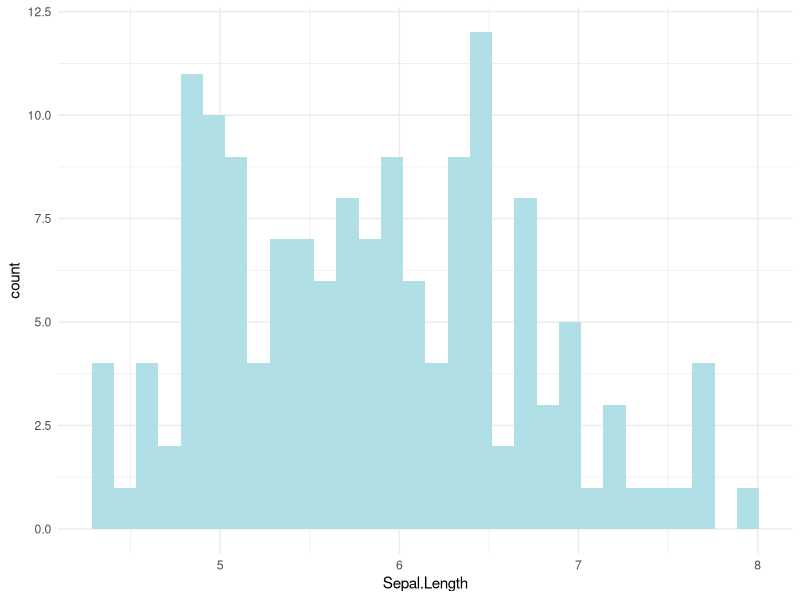

Reproduce this figure in R.
## ---- chunk 1
knitr::opts_chunk$set(echo = TRUE)
library(tidyverse)
## ---- chunk 2
col <- colors()
colors()
## ---- chunk 3
ggplot(iris, aes(x=Sepal.Length)) +
  geom_histogram(fill=col[546]) +
  theme_minimal()
